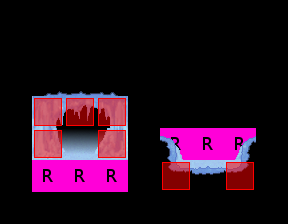

This is a level from a 2D game, rendered from its Tiled map with the project's own tilesets. A one-line summary and the map file follow, with tile-layer data summarised:
An orthogonal 9x7 tile map with 32x32 px tiles, 5 tile layers (Regions, Input_set, Output_Ground, Output_Over, ...), 4 tilesets.

<map version="1.0" orientation="orthogonal" width="9" height="7" tilewidth="32" tileheight="32">
 <tileset firstgid="1" name="collision" tilewidth="32" tileheight="32">
  <image source="../../graphics/tiles/collision.png" width="64" height="32" />
 </tileset>
 <tileset firstgid="3" name="set_icecave" tilewidth="32" tileheight="32">
  <image source="../../graphics/tiles/set_icecave.png" width="128" height="128" />
 </tileset>
 <tileset firstgid="19" name="set_rules" tilewidth="32" tileheight="32">
  <image source="../../graphics/tiles/set_rules.png" width="64" height="64" />
 </tileset>
 <tileset firstgid="23" name="icecave" tilewidth="32" tileheight="32">
  <image source="../../graphics/tiles/icecave.png" width="512" height="256" />
 </tileset>
 <layer name="Regions" width="9" height="7">
  <data>[63 cells, 21 non-empty, 1 distinct tile ids]</data>
 </layer>
 <layer name="Input_set" width="9" height="7">
  <data>[63 cells, 15 non-empty, 3 distinct tile ids]</data>
 </layer>
 <layer name="Output_Ground" width="9" height="7">
  <data>[63 cells, 15 non-empty, 11 distinct tile ids]</data>
 </layer>
 <layer name="Output_Over" width="9" height="7">
  <data>[63 cells, 6 non-empty, 6 distinct tile ids]</data>
 </layer>
 <layer name="Output_Collision" width="9" height="7">
  <data>[63 cells, 7 non-empty, 1 distinct tile ids]</data>
 </layer>
</map>
